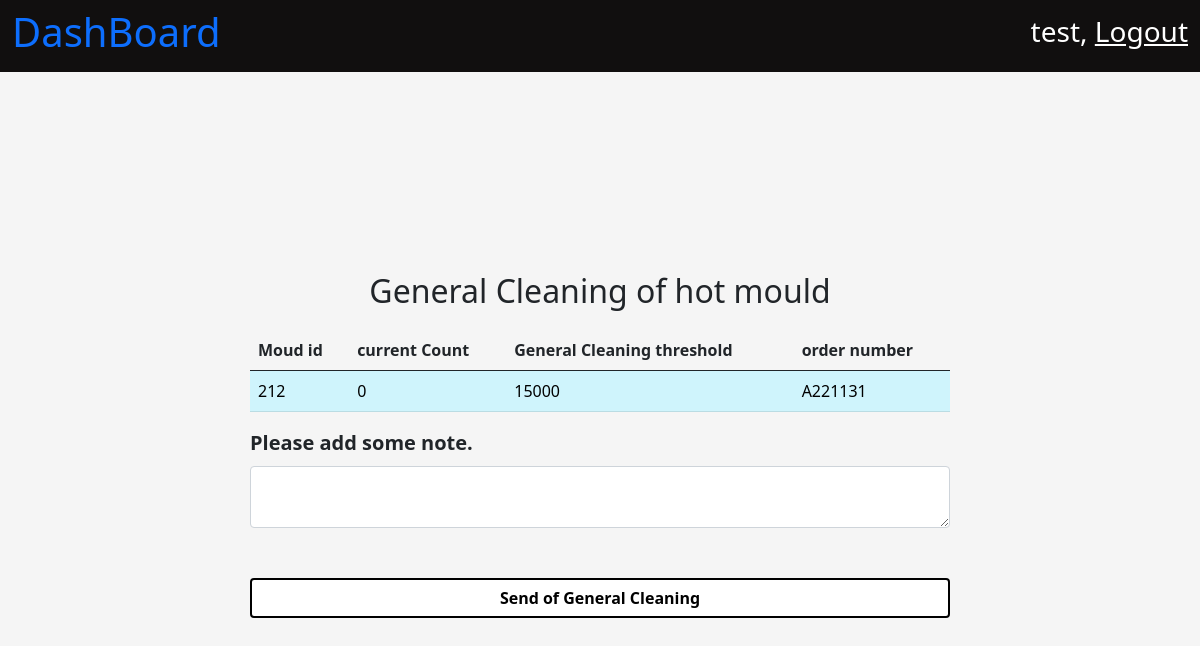
Page /mould/gclean/212 (signed in) on the earlier database version.
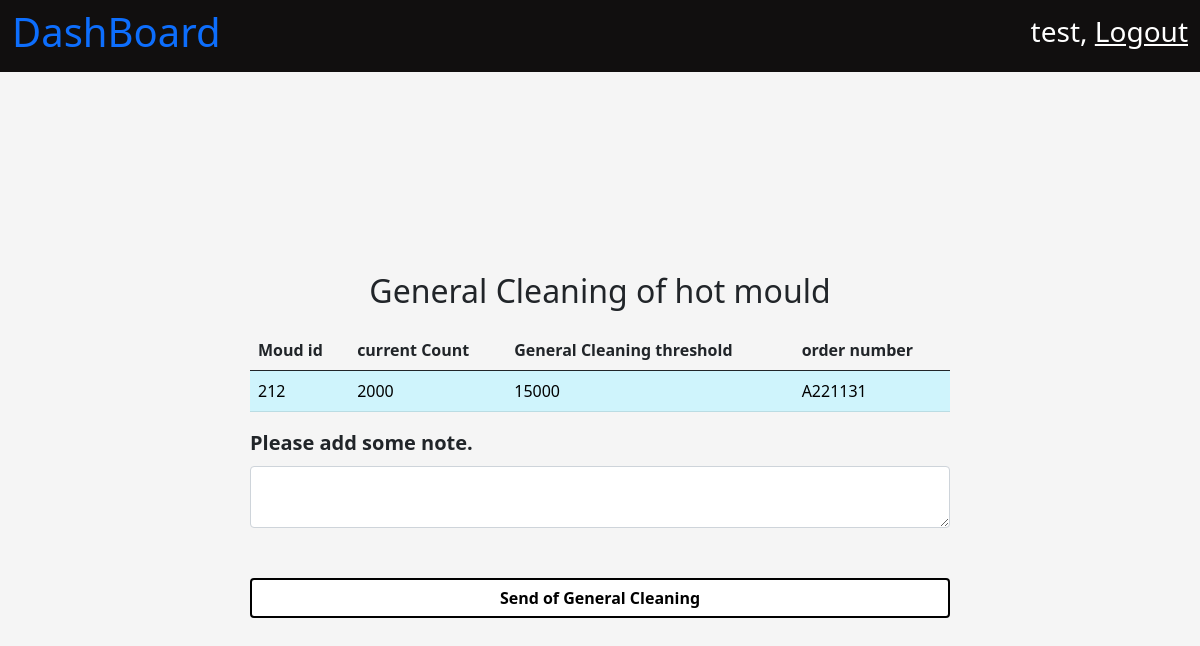
Same page on the later database version.
### mould/models.py (models this page shows, shortened)
class Mould(models.Model):
    mould_id = models.IntegerField(primary_key=True)
    mould_name = models.CharField(max_length=200)
    cavity_number = models.IntegerField()
    registered_date = models.DateTimeField(auto_now_add=True)
    registered_by = models.ForeignKey(User, on_delete=models.PROTECT)
    general_maintaince_cleaning_threshold_value = models.IntegerField()
    preventive_maintaince_clearning_thresold_value = models.IntegerField()
    tool_life = models.IntegerField()
    present_count = models.IntegerField()
    moud_desc = models.CharField(max_length=100)
    order_number = models.CharField(max_length=100)
    raw_material = models.CharField(max_length=100)
    part_weight = models.FloatField()
    runner_weight = models.FloatField()
    tonnage = models.FloatField()
    cycle_time = models.FloatField()
    number_of_shots_per_day = models.IntegerField()

### mould/views.py (the view)
# urls.py: path('gclean/<int:mould_id>', views.general_cleaning, name = "Gcleaning"),
@login_required
def general_cleaning(request, mould_id):
    mould_data = Mould.objects.get(mould_id = mould_id)
    context = {}
    context['mould_data'] = mould_data
    return render(request, 'mould_general_cleaning.html', context)

### mould/templates/mould_general_cleaning.html (shortened to what this page needs)
{% extends 'base.html' %}
{% load static %}
{% block title %}
    <link
        rel="stylesheet"
        href="{% static 'css/mould_reg.css' %}" >
{% endblock %}
{% block body_content %}
    <nav
        class="navbar navbar-light dashboard_nav">
        <div class="container-fluid dashboard_nav">
            <p class="h1 dashboard_title">
                <a href="{% url 'homePage' %}" style="text-decoration:None;">
                  DashBoard
                </a>
            </p>
            <div class="user_data">
                <p class="h3">
                    {{ request.user.first_name }},
                    <a href="{% url 'userLogout' %}">
                        Logout
                    </a>
                </p>
            </div>
        </div>
    </nav>
    <div class="container">
        <p class="h2" style="text-align : center">
            General Cleaning of {{ mould_data.mould_name }}
        </p>
        <table class="table" style="margin-top : 20px;">
            <thead>
                <th scope="col">
                    Moud id
                </th>
                <th scope="col">
                    current Count
                </th>
                <th scope="col">
                    General Cleaning threshold
                </th>
                <th scope="col">
                    order number
                </th>
            </thead>
            <tbody>
                <tr class="table-info">
                    <td class="table-info">
                        {{ mould_data.mould_id }}
                    </td>
                    <td class="table-info">
                        {{ mould_data.present_count }}
                    </td>
                    <td class="table-info">
                        {{ mould_data.preventive_maintaince_clearning_thresold_value }}
                    </td>
                    <td class="table-info">
                        {{ mould_data.order_number }}
                    </td>
                </tr>
            </tbody>
        </table>
        <form action="{% url 'GcleanAccept' %}" method = "POST">
              <label
                for="exampleInputEmail1"
                class="form-label"
                style="font-size : 20px;"
                >
                <b>
                Please add some note.
                </b>
            </label>
            <textarea
            name = "comment"
            class="form-control"
            id="mouldName"
            aria-describedby="textHelp"
            required >
            </textarea>
            <div
            class="mb-3 submitButton" style="padding-top : 50px;">
            <button type="submit" class="btn btn-primary submitButton customSubmitButton" ><b>Send of General Cleaning</b></button>
        </div>
        </form>
        </div>
{% endblock %}

### user/templates/base.html (shortened to what this page needs)
<!doctype html>
<html lang="en">
  <head>
    <link href="https://cdn.jsdelivr.net/npm/bootstrap@5.0.2/dist/css/bootstrap.min.css" rel="stylesheet">
        {% block title %}
        {% endblock %}
  </head>
  <body>
    {% block body_content %}{% endblock %}
  </body>
</html>

### mould/static/css/mould_reg.css (style rules this page uses)
body { background-color: whitesmoke; }
nav.dashboard_nav { background-color: rgb(17, 15, 15); }
nav.dashboard_nav div.dashboard_nav { color : white; }
nav.dashboard_nav div.user_data p a { color: white; }
div.container { margin-top : 100px; padding: 100px; width: 900px; height: 500px; }
div.container form div button.customSubmitButton { width : 700px; color : black; background-color: white; border : 2px solid black; }

Differences in the rows shown:
changed Mould "hot mould": present_count "0" → "2000"
